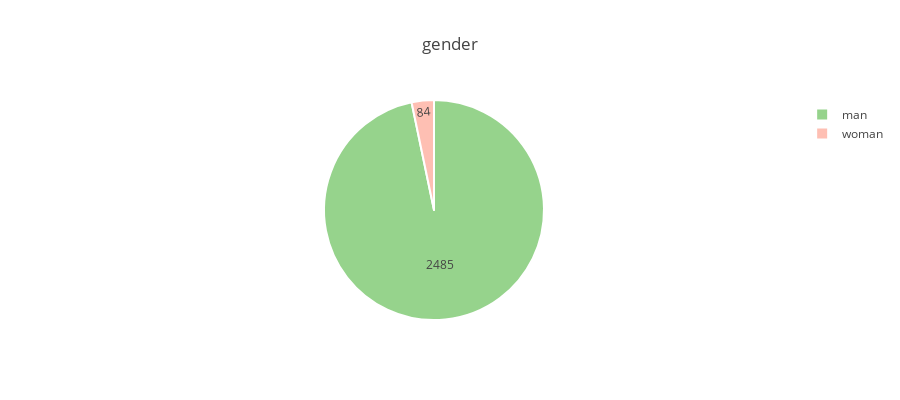

The code cell stored with this chart in its notebook:
### Code cell
exploreCat(merge_df, "gender")

### Figure 1 — Plotly figure (JSON) as saved in the notebook; plotly's stock layout.template omitted (floating-point values rounded to 4 significant figures)
{"data": [{"hoverinfo": "all", "labels": ["man", "woman"], "marker": {"colors": ["#96D38C", "#FEBFB3"], "line": {"color": "#fff", "width": 2}}, "textfont": {"size": 12}, "textinfo": "value", "type": "pie", "uid": "0f139986-8b5e-11e8-8557-6c40089fb510", "values": [2485, 84]}], "layout": {"height": 400, "title": "gender"}}
